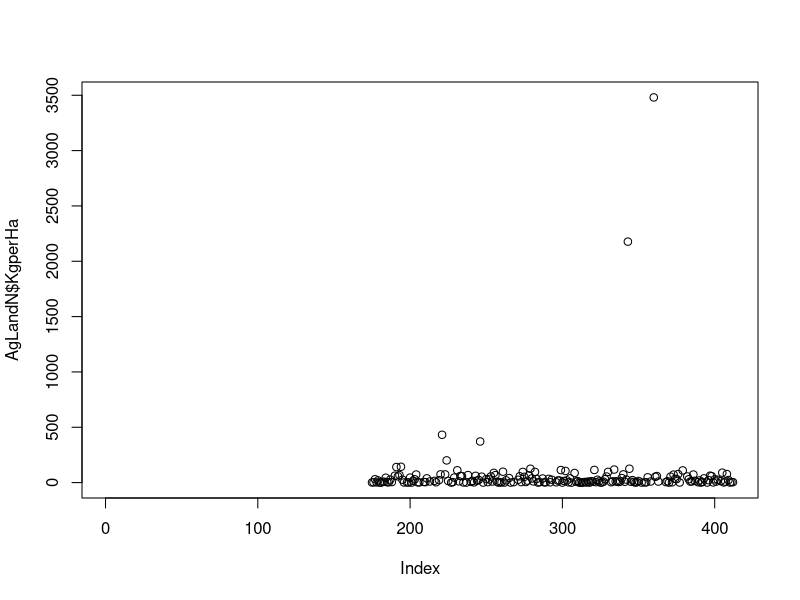

Reproduce this figure in R. (Note: this script raises an error after producing the figure.)
AgLand_Ha1000<-read.csv("5_deficiency/inputs/AgLand_Hax1000.csv")

NperCountry<-read.csv("5_deficiency/inputs/N_tonnes_perCountry.csv")
names(NperCountry)
AgLandN<-merge(AgLand_Ha1000,NperCountry[c(4,11)], by="AreaName")


names(AgLandN)
AgLandN<-AgLandN[5:204,c(1,11,14)]
names(AgLandN)<-c("country","Ha1000","NFertiliser")
AgLandN$KgperHa<-AgLandN$NFertiliser/(AgLandN$Ha1000)

countrycodes<-read.csv("0_labels/order_FBS.csv")
names(countrycodes)[2]<-"country"

AgLandN<-merge(AgLandN, countrycodes, by="country", all=TRUE)
View(AgLandN)

plot(AgLandN$KgperHa)
median(AgLandN$KgperHa)

fert<-read.csv("5_deficiency/inputs/WBD_fertiliser.csv")
names(fert)
fert<-subset(fert, !is.na(fert$fert_qual))

names(AgLandN)
fert<-merge(AgLandN[c(4,6)], fert, by="countrycode", all=TRUE)

DIS_Par_EAR_fert<-merge(DIS_Par_EAR,fert,by="countrycode")



